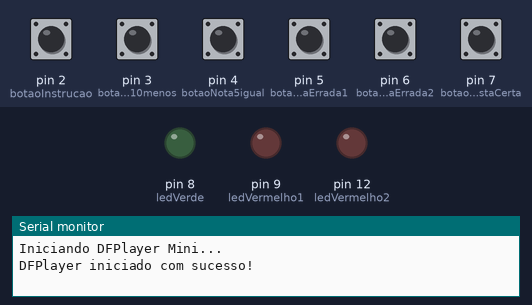
Bench run of a sketch on a simulated Arduino Uno, built with avr-gcc and run on an emulated ATmega328P. Shown: output pins drawn as LEDs (lit = HIGH), the last lines printed to the serial monitor. The inputs (shaded band) are chosen by the test bench; at power-on: pin 2 (botaoInstrucao), pin 3 (botaoNota10menos), pin 4 (botaoNota5igual), pin 5 (botaoRespostaErrada1), pin 6 (botaoRespostaErrada2), pin 7 (botaoRespostaCerta) HIGH. The audio player accepts every command and is not drawn.

Above: at 1.7 s.
1.8 s: pin 5 (botaoRespostaErrada1) pulled LOW for 0.15 s
At 2.4 s:
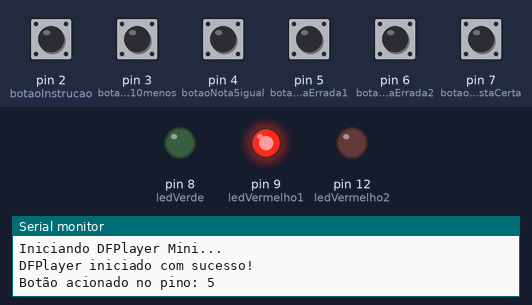
4.8 s: pin 6 (botaoRespostaErrada2) pulled LOW for 0.15 s
At 5.9 s:
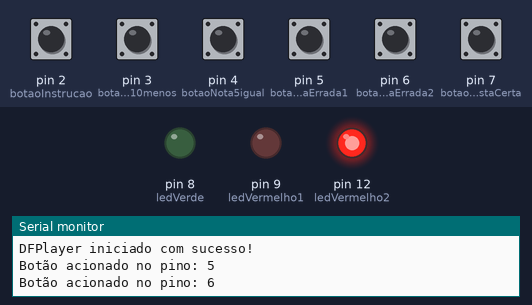
7.8 s: pin 7 (botaoRespostaCerta) pulled LOW for 0.15 s
At 8.2 s:
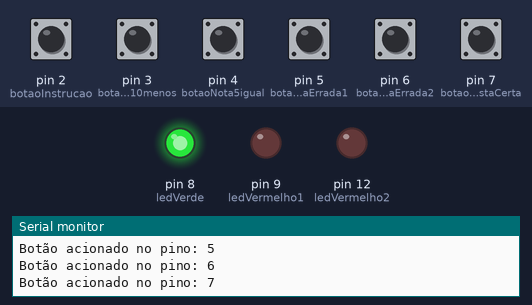
Timing chart, 0 to 10.8 s (numbered marks = the images above; inputs shaded):
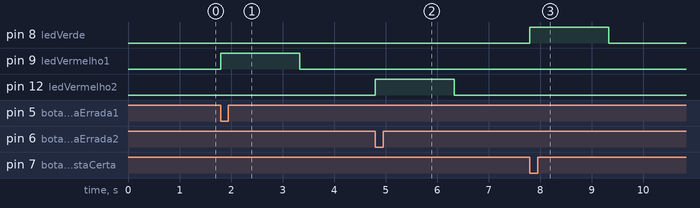

The sketch:

intermediario_3_de_3.ino
```cpp
// Projeto TCC sem multiplexador
// Atividade Intermediária - Página 3 com 6 botões e 3 LEDs

#include <SoftwareSerial.h>
#include <DFRobotDFPlayerMini.h>

// DFPlayer
SoftwareSerial mySerial(11, 10); // RX, TX
DFRobotDFPlayerMini mp3;

// Botões
const int botaoInstrucao = 2;
const int botaoNota10menos = 3;
const int botaoNota5igual = 4;
const int botaoRespostaErrada1 = 5;
const int botaoRespostaErrada2 = 6;
const int botaoRespostaCerta = 7;

// LEDs
const int ledVerde = 8;
const int ledVermelho1 = 9;
const int ledVermelho2 = 12;

bool estadoAnterior[6] = {false, false, false, false, false, false};
unsigned long ultimoAcionamento[6] = {0, 0, 0, 0, 0, 0};
const unsigned long debounceDelay = 250;
bool audioTocando = false;

void setup() {
  pinMode(botaoInstrucao, INPUT_PULLUP);
  pinMode(botaoNota10menos, INPUT_PULLUP);
  pinMode(botaoNota5igual, INPUT_PULLUP);
  pinMode(botaoRespostaErrada1, INPUT_PULLUP);
  pinMode(botaoRespostaErrada2, INPUT_PULLUP);
  pinMode(botaoRespostaCerta, INPUT_PULLUP);

  pinMode(ledVerde, OUTPUT);
  pinMode(ledVermelho1, OUTPUT);
  pinMode(ledVermelho2, OUTPUT);
  digitalWrite(ledVerde, LOW);
  digitalWrite(ledVermelho1, LOW);
  digitalWrite(ledVermelho2, LOW);

  Serial.begin(9600);
  mySerial.begin(9600);
  Serial.println("Iniciando DFPlayer Mini...");

  if (!mp3.begin(mySerial)) {
    Serial.println("Erro ao iniciar o DFPlayer. Verifique conexões e SD.");
    while (true);
  }

  mp3.volume(25);
  Serial.println("DFPlayer iniciado com sucesso!");
}

void loop() {

  verificarBotao(0, botaoInstrucao);
  verificarBotao(1, botaoNota10menos);
  verificarBotao(2, botaoNota5igual);
  verificarBotao(3, botaoRespostaErrada1);
  verificarBotao(4, botaoRespostaErrada2);
  verificarBotao(5, botaoRespostaCerta);
}

void verificarBotao(int indice, int pino) {
  bool estadoAtual = digitalRead(pino) == LOW;
  unsigned long agora = millis();

  if (estadoAtual && !estadoAnterior[indice] && (agora - ultimoAcionamento[indice] > debounceDelay) && !audioTocando) {
    ultimoAcionamento[indice] = agora;
    Serial.print("Botão acionado no pino: ");
    Serial.println(pino);
    audioTocando = true;

    switch (indice) {
      case 0:
        mp3.playMp3Folder(11); // Instrução do menino
        delay(2000);
        break;
      case 1:
        mp3.playMp3Folder(12); // Dez reais... menos
        delay(1500);
        break;
      case 2:
        mp3.playMp3Folder(13); // Cinco reais... igual
        delay(1500);
        break;
      case 3:
        digitalWrite(ledVermelho1, HIGH);
        mp3.playMp3Folder(15); // Tente novamente
        delay(1500);
        digitalWrite(ledVermelho1, LOW);
        break;
      case 4:
        digitalWrite(ledVermelho2, HIGH);
        mp3.playMp3Folder(15); // Tente novamente
        delay(1500);
        digitalWrite(ledVermelho2, LOW);
        break;
      case 5:
        digitalWrite(ledVerde, HIGH);
        mp3.playMp3Folder(14); // Parabéns (voz do menino)
        delay(1500);
        digitalWrite(ledVerde, LOW);
        break;
    }

    audioTocando = false;
  }

  estadoAnterior[indice] = estadoAtual;
}
```

Measured:
- after the input at 1.8 s, pin 9 (ledVermelho1): LOW → HIGH at once, → LOW 1.5 s later
- after the input at 4.8 s, pin 12 (ledVermelho2): LOW → HIGH at once, → LOW 1.5 s later
- after the input at 7.8 s, pin 8 (ledVerde): LOW → HIGH at once, → LOW 1.5 s later
